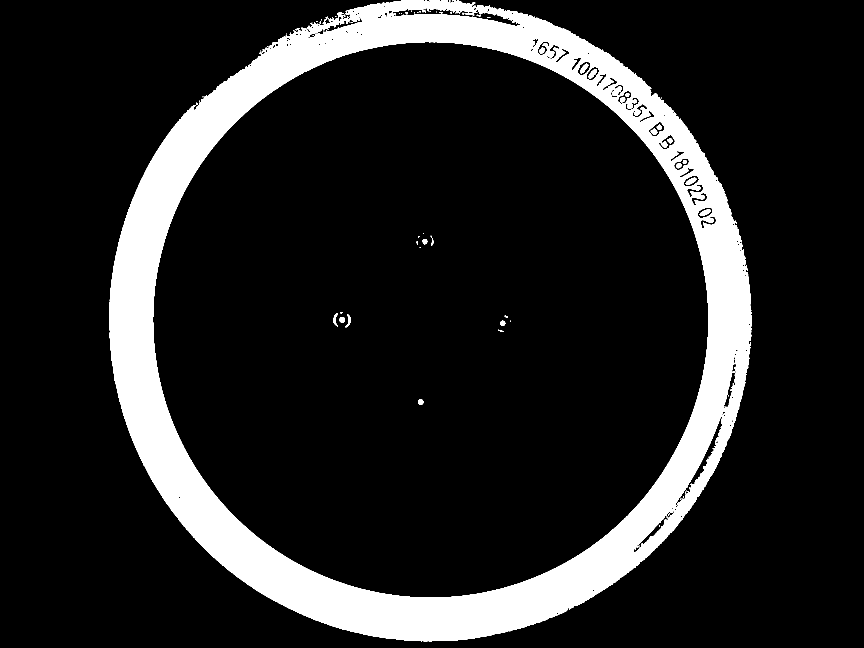
#> input picture pyQt5/小论文/dealed.png, 2592 x 1944 px (shown at 1/3 size)
$ python '图片圆心定位.py'   (older library calls are emulated)
#> lines starting #> are read from the running program, lines starting #| are printed output that depends on the picture; after the words box and inside, x2 and y2 are one past the last pixel; in counts of white or black regions, pixels touching at a corner belong together
import cv2
import matplotlib.pyplot as plt
import numpy as np


src=cv2.imread('dealed.png',cv2.IMREAD_GRAYSCALE)
#> src: shape (1944, 2592); 13.7% white; 82 white regions (50 under 20 px)
w,h=src.shape
#> w = 1944; h = 2592
# src=cv2.cvtColor(src,cv2.COLOR_GRAY2RGB)
_,binary=cv2.threshold(src,142,255,cv2.THRESH_BINARY)
tempsrc=src
#寻找边界
#返回的是原图片，边界集合，轮廓的属性
_,contours,_=cv2.findContours(binary, cv2.RETR_TREE,cv2.CHAIN_APPROX_SIMPLE)
#> contours = 233 contours, 116 with area under 20; largest, box (x1, y1, x2, y2) and area: (328, 0, 2255, 1924) 2896660, (458, 125, 2126, 1794) 2182238, (1171, 23, 1562, 79) 6370, (2025, 1250, 2171, 1522) 4344, (1899, 1530, 2024, 1659) 2022
result_img=np.zeros(src.shape,np.uint8)
cv2.imshow('binary',binary)
for i in range(len(contours)):
    area=cv2.contourArea(contours[i])
    print(area)
    if(area<2000000):
        continue
    x,y,w,h=cv2.boundingRect(contours[i])
    ratio=0.0
    if(y!=0):
        ratio=float(w/h)
    if((ratio>0.9)&(ratio<1.1)):
        cv2.drawContours(result_img,contours,i,(255,255,255),thickness=15)
        size=100
        src=src[y-size:y+h+size,x-size:x+w+size]
#> this loop made 233 passes
#> (area, x, y, w, h, ratio, size) on pass 131: (2182238.5, 458, 125, 1668, 1669, 0.999, 100)
#> area on passes 22, 24, 26, 28, 29, 34: 21.5, 21.5, 33, 24, 2021.5, 20
#| 18.5
#| 2.0
#| 1.0
#| 2.0
#| 3.0
#| 1.0
#| 1.0
#| 1.0
#> (further printed lines are left out)
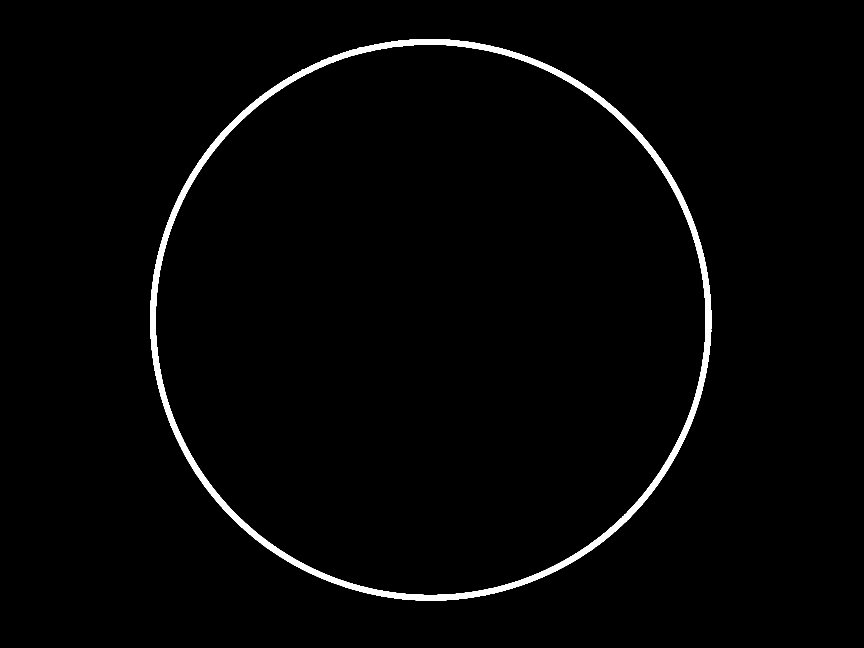
#> result_img: shape (1944, 2592) (shown at 1/3 size); 1.8% white; 1 white region, box (x1, y1, x2, y2) and area: (450, 117, 2134, 1802) 89238
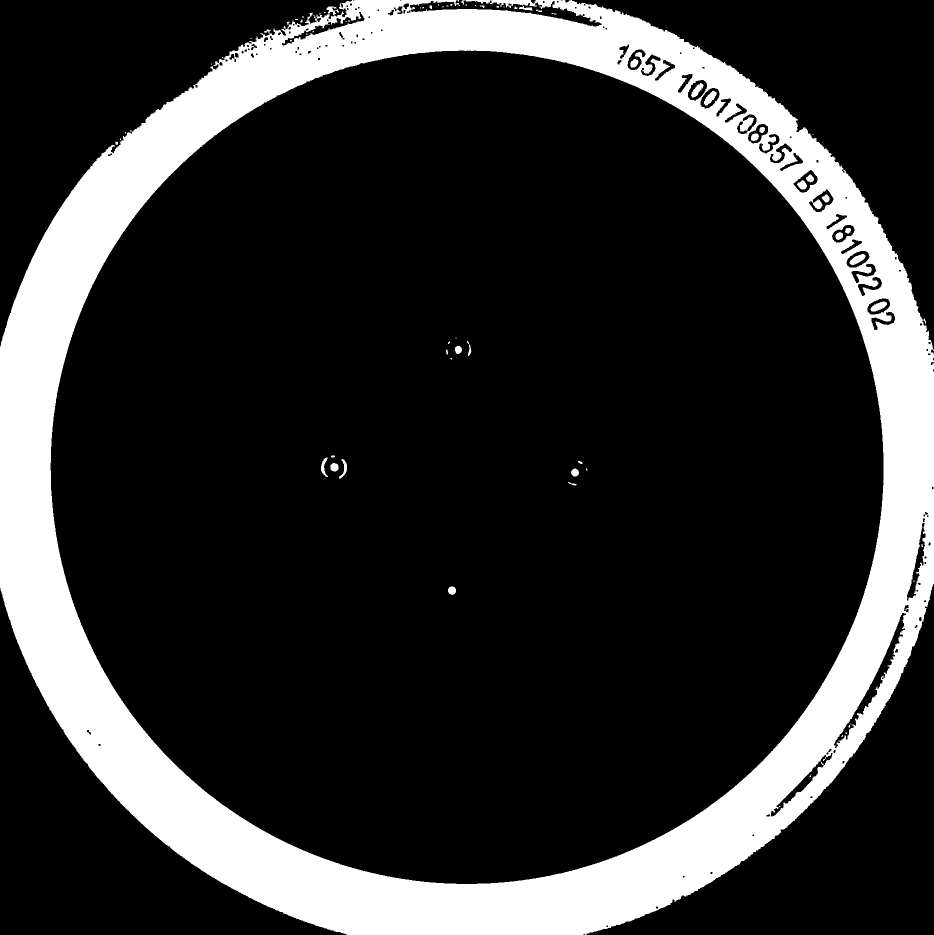
#> src: shape (1869, 1868) (shown at 1/2 size); 18.9% white; 81 white regions (49 under 20 px), largest, box (x1, y1, x2, y2) and area: (0, 0, 1868, 1869) 653387, (1699, 508, 1731, 530) 395, (1741, 603, 1774, 623) 395
cv2.imshow('contours',result_img)
cv2.imshow('result',src)


#二值图
plt.subplot2grid(shape=(3,3),loc=(0,0))
plt.imshow(cv2.cvtColor(tempsrc,cv2.COLOR_GRAY2RGB))
plt.xlabel('(a)原图',fontproperties='SimHei',fontsize=15)
plt.xticks([])
plt.yticks([])
plt.subplot2grid(shape=(3,3),loc=(0,1))
plt.imshow(cv2.cvtColor(result_img,cv2.COLOR_GRAY2RGB))
plt.xlabel('(b)圆心定位',fontproperties='SimHei',fontsize=15)
# plt.
plt.xticks([])
plt.yticks([])
plt.subplot2grid(shape=(3,3),loc=(0,2))
# src=cv2.resize(src,(30,30))
plt.imshow(cv2.cvtColor(src,cv2.COLOR_GRAY2RGB))#1944
plt.xlabel('(c)最小区域',fontproperties='SimHei',fontsize=15)
plt.minorticks_on()
plt.xticks([])
plt.yticks([])
plt.show()
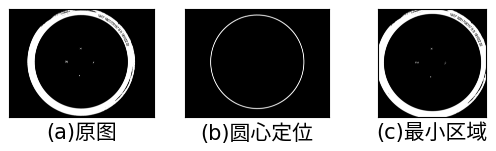
#> figure drawn by matplotlib, 3 panels

$ run again, with pyQt5/小论文/09_30_40.jpg saved as pyQt5/小论文/dealed.png
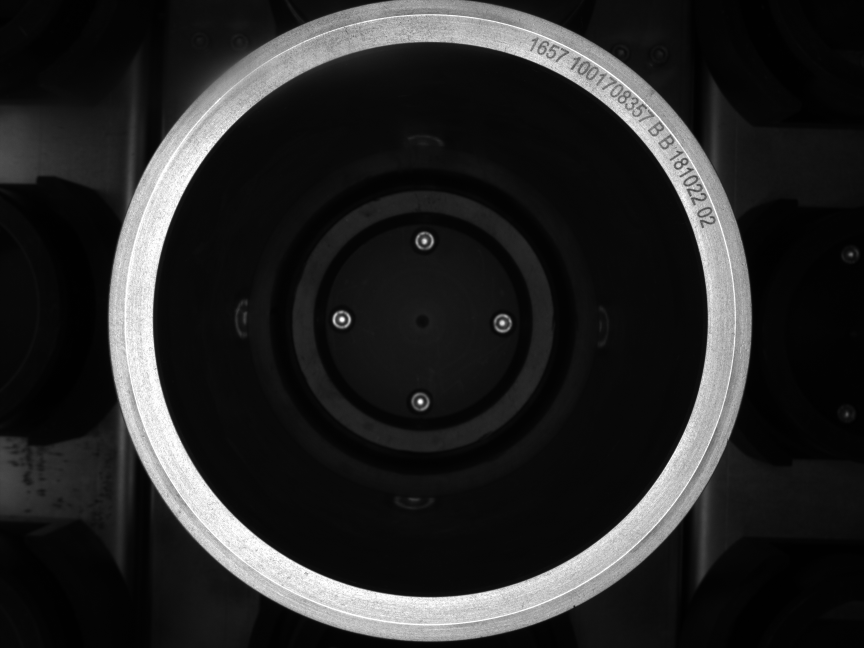
#> input picture pyQt5/小论文/09_30_40.jpg, 2592 x 1944 px (shown at 1/3 size)
#> src is the input picture: shape (1944, 2592); min 0, max 255, mean 38.7
#> `_,binary=cv2.threshold(src,142,255,cv2.THRESH_BINARY)`:
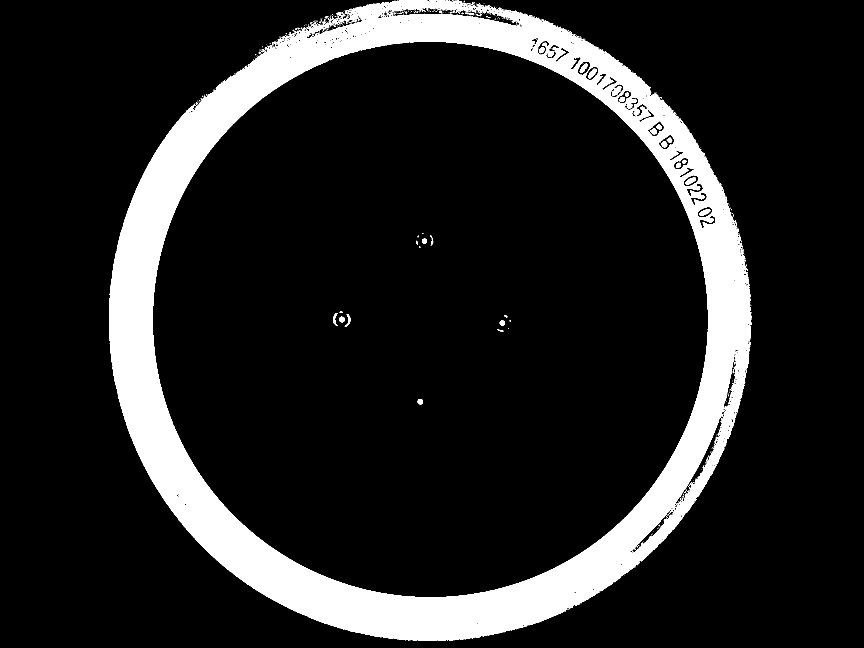
#> binary: shape (1944, 2592) (shown at 1/3 size); 13.4% white; 661 white regions (616 under 20 px)
#> contours = 4207 contours, 3997 with area under 20; largest, box (x1, y1, x2, y2) and area: (327, 0, 2254, 1923) 2882510, (457, 123, 2126, 1793) 2182318, (1888, 1058, 2215, 1662) 9768, (918, 47, 1105, 120) 2695, (1974, 402, 2025, 449) 1290
#> the loop `for i in range(len(contours)):` made 4207 passes
#> (area, x, y, w, h, ratio, size) on pass 3002: (2182318.5, 457, 123, 1669, 1670, 0.999, 100)
#> (printed output is left out)
#> `plt.show()`:
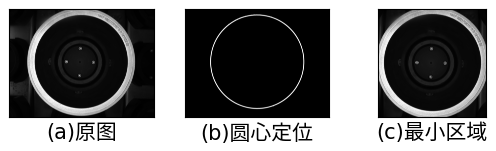
#> figure drawn by matplotlib, 3 panels
